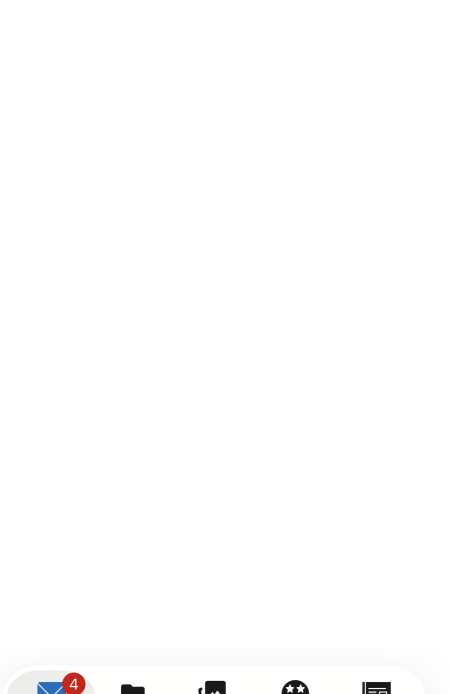
#> input picture gmx_base_crop.png, 902 x 1388 px (shown at 1/2 size)
$ python -i app.py   (imports and definitions only)
#> lines starting #> are read from the running program, lines starting #| are printed output that depends on the picture
#> further down, picture is the input picture: PIL image 902x1388 RGBA; mean R, G, B, A 253.8, 253.7, 253.7, 255
import base64, colorsys, html, io, ipaddress, json, os, re, socket, time
from concurrent.futures import ThreadPoolExecutor
from functools import lru_cache
from urllib.parse import urljoin, urlparse
from urllib.request import Request, urlopen
import requests
from bs4 import BeautifulSoup
from PIL import Image, ImageColor, ImageDraw, ImageFilter, ImageFont, ImageOps
import streamlit as st
import streamlit.components.v1 as components

# [2 lines not run here, left out]

SEAL_URL = 'https://img.ui-portal.de/trusteddialog/trustlogo/trusted-sign_GMX.svg'
GMX_LOGO_URL = 'https://logo.ui-portal.de/td/ab166bef-b456-4e67-984f-72fb64d4a2c6/bo10.svg'
UA = 'Mozilla/5.0 (compatible; trustedDialog-Preview-Builder/1.0)'
PREVIEW_SIZE = (1088, 464)
AVATAR_DEFAULT = '#B8DDFD'     # Fallback-Avatar (Initialen) laut GMX-Vorlage
AVATAR_BG_DEFAULT = '#FFFFFF'  # Hintergrund hinter Logo-Avataren der tD-Mail (transparente SVG/PNG)
# Promo-Code unter der tD-Preview-Grafik (Mockup 3). Maximale Zeichenanzahl jeweils inkl. Leerzeichen.
PROMO_LABEL_MAX = 17           # Codebeschreibung (der Doppelpunkt wird automatisch ergänzt)
PROMO_CODE_MAX = 25            # Code
PROMO_LABEL_DEFAULT, PROMO_CODE_DEFAULT = 'Codebeschreibung', 'IhrCode'
# Website-Abruf: Zeitlimits (Sekunden)
FETCH_CONNECT_TIMEOUT = 8      # Verbindungsaufbau
FETCH_READ_TIMEOUT = 15       # Warten auf Antwort je Versuch
PAGE_FETCH_BUDGET = 15         # Gesamtzeit für alle Versuche beim Abruf der Startseite (max. 15 s)
IMAGE_FETCH_BUDGET = 10        # Gesamtzeit je Bild / Logo / Manifest (werden parallel geladen)
# Website-Motive
MOTIF_LIMIT = 8                # so viele Motive stehen maximal zur Auswahl
# Optional: Bildbeschreibungen per KI (nur aktiv, wenn ANTHROPIC_API_KEY als Streamlit-Secret oder Umgebungsvariable gesetzt ist)
ANTHROPIC_URL = 'https://api.anthropic.com/v1/messages'
ANTHROPIC_MODEL_DEFAULT = 'claude-haiku-5-5'    # per Secret/Umgebungsvariable ANTHROPIC_MODEL überschreibbar


# [10 lines that did not run here, left out]


def uri(f):
    if not f:
        return ''
    mime = 'image/svg+xml' if f.name.lower().endswith('.svg') else (f.type or 'image/png')
    return f'data:{mime};base64,' + base64.b64encode(f.getvalue()).decode()


def e(x):
    return html.escape(x or '', quote=True)


def display_text(x):
    """Nur escapen; das Kürzen mit „…“ übernimmt der Browser pixelgenau (Siegel und Uhrzeit bleiben sichtbar)."""
    return e(re.sub(r'\s+', ' ', x or '').strip()[:80])


# ---------------------------------------------------------------------------
# Website-Analyse
# ---------------------------------------------------------------------------
# [19 lines left out: functions normalize_domain, public_url, not called in this run]


# Header-Sätze in dieser Reihenfolge: erst schlicht, dann „vollwertiger Browser“. Hintergrund: Bot-Schutz-Systeme (z. B. Akamai
# bei zalando.de) gleichen den behaupteten Browser (User-Agent, Sec-Fetch-*) mit dem TLS-Fingerabdruck der Verbindung ab. Ein
# Python-Client, der sich als Chrome ausgibt, fällt dabei oft eher auf als ein schlichter Client. Umgekehrt verlangen andere
# Seiten (z. B. hm.com) gerade vollständige Browser-Header. Deshalb werden alle Varianten nacheinander probiert.
BROWSER_HEADERS = [
    {'User-Agent': 'Mozilla/5.0', 'Accept-Language': 'de-DE,de;q=0.9,en;q=0.8'},
    {'User-Agent': 'Mozilla/5.0 (Windows NT 10.0; Win64; x64) AppleWebKit/537.36 (KHTML, like Gecko) Chrome/126.0.0.0 Safari/537.36',
     'Accept': 'text/html,application/xhtml+xml,application/xml;q=0.9,image/avif,image/webp,*/*;q=0.8',
     'Accept-Language': 'de-DE,de;q=0.9,en;q=0.8', 'Accept-Encoding': 'gzip, deflate',
     'Upgrade-Insecure-Requests': '1', 'Sec-Fetch-Dest': 'document', 'Sec-Fetch-Mode': 'navigate',
     'Sec-Fetch-Site': 'none', 'Sec-Fetch-User': '?1'},
    {'User-Agent': 'Mozilla/5.0 (Macintosh; Intel Mac OS X 10_15_7) AppleWebKit/605.1.15 (KHTML, like Gecko) Version/17.5 Safari/605.1.15',
     'Accept': 'text/html,application/xhtml+xml,application/xml;q=0.9,*/*;q=0.8',
     'Accept-Language': 'de-DE,de;q=0.9', 'Accept-Encoding': 'gzip, deflate'},
    {'User-Agent': 'Mozilla/5.0 (compatible; trustedDialogPreviewBuilder/1.0)', 'Accept': 'text/html,*/*;q=0.8',
     'Accept-Language': 'de-DE,de;q=0.9,en;q=0.8'},
]
BOT_BLOCK_STATUS = {401, 403, 406, 418, 429, 451, 503, 999}      # typische Antworten eines Bot-Schutzes


# [102 lines left out: functions alternate_urls, friendly_fetch_error, safe_fetch, meta, unique, not called in this run]


def short(value, limit=37):
    value = re.sub(r'\s+', ' ', value or '').strip()
    return value if len(value) <= limit else value[:limit - 3].rstrip() + '...'


# ---------------------------------------------------------------------------
# Markenname des Absenders
# ---------------------------------------------------------------------------
LEGAL_SUFFIX_RE = re.compile(
    r'(?:,?\s+)(?:GmbH\s*&\s*Co\.?\s*(?:KGaA|KG|OHG)|GmbH|gGmbH|AG|SE|KGaA|KG|OHG|UG(?:\s*\(haftungsbeschränkt\))?|'
    r'e\.\s?K\.?|e\.\s?V\.?|Inc\.?|Ltd\.?|LLC|S\.A\.?|B\.V\.?|N\.V\.?|S\.r\.l\.?|Corp\.?|Co\.)\s*$', re.I)
SHOP_SUFFIX_RE = re.compile(
    r'(?:\s*[-–|:]\s*|\s+)(?:offizielle[rs]?\s+)?(?:online[- ]?shop|onlineshop|shop online|webshop|online[- ]?store|'
    r'official (?:online )?(?:store|site|website)|offizielle (?:website|seite|homepage))\s*$', re.I)
GENERIC_NAMES = {'home', 'startseite', 'homepage', 'start', 'shop', 'onlineshop', 'online shop', 'willkommen', 'welcome',
                 'index', 'website', 'offizielle website', 'official website', 'mode', 'news', 'login', 'anmelden'}
TITLE_SPLIT_RE = re.compile(r'\s+[|–—·•»:]\s+|\s+-\s+|\s*\|\s*')
SECOND_LEVEL = {'co', 'com', 'org', 'net', 'ac', 'gv', 'or', 'ne', 'gov', 'edu'}


# [115 lines left out: functions brand_key, domain_label, clean_brand, json_ld_names, detect_brand, not called in this run]


# ---------------------------------------------------------------------------
# Farben: Kontrast und Marken-/CI-Farberkennung
# ---------------------------------------------------------------------------
HEX_RE = re.compile(r'#([0-9a-fA-F]{6}|[0-9a-fA-F]{3})(?![0-9a-zA-Z])')
RGB_RE = re.compile(r'rgba?\(\s*(\d{1,3})\s*[, ]\s*(\d{1,3})\s*[, ]\s*(\d{1,3})')
CSS_VAR_RE = re.compile(
    r'--[\w-]*(?:primary|brand|accent|cta|highlight|key|main)[\w-]*\s*:\s*(#[0-9a-fA-F]{3,6}\b|rgba?\([^)]+\))', re.I)


def rgb_to_hex(rgb):
    return '#%02x%02x%02x' % tuple(int(max(0, min(255, v))) for v in rgb[:3])


# [29 lines left out: functions parse_color, safe_brand_rgb, rel_lum, not called in this run]


def contrast(a, b):
    la, lb = rel_lum(a), rel_lum(b)
    return (max(la, lb) + .05) / (min(la, lb) + .05)


def hsv(rgb):
    return colorsys.rgb_to_hsv(*[v / 255 for v in rgb[:3]])


# [71 lines left out: functions usable_brand_color, page_color_scores, dominant_logo_color, rank_brand_colors, not called in this run]


PROMO_KEYWORDS = [  # (Suchwort, Bezeichnung in der Box)
    (r'gutschein-?code', 'Ihr Gutscheincode'), (r'rabatt-?code', 'Ihr Rabattcode'), (r'promo-?code', 'Ihr Promo-Code'),
    (r'aktions-?code', 'Ihr Aktionscode'), (r'vorteils-?code', 'Ihr Vorteilscode'), (r'coupon-?code|coupon', 'Ihr Coupon-Code'),
    (r'voucher-?code|discount code|promo code', 'Ihr Code'), (r'code', 'Ihr Code')]
PROMO_STOPWORDS = {'JETZT', 'HIER', 'NEU', 'GRATIS', 'CODE', 'ONLINE', 'SHOP', 'EUR', 'EINLÖSEN', 'EINLOESEN', 'GILT',
                   'NUR', 'BEI', 'MIT', 'UND', 'FÜR', 'DEN', 'DER', 'DIE', 'DAS', 'AGB', 'FAQ', 'PDF', 'HTML', 'UTF'}


# [23 lines left out: function find_promo_codes, not called in this run]


OFFER_PATTERNS = [r'\b\d{1,2}\s?%\s*(?:Rabatt|sparen|off)?\b',
                  r'\b\d+(?:[,.]\d{1,2})?\s?€\s*(?:Rabatt|Gutschein|sparen)?\b',
                  r'\b(?:Willkommensrabatt|Gratis Versand|kostenloser Versand|Sale|Gutschein|Rabatt)\b[^.!?]{0,65}']
GENERIC_ALT_RE = re.compile(r'^(?:image|img|bild|foto|photo|banner|teaser|hero|stage|slide|picture|grafik|platzhalter|'
                            r'placeholder|logo|kachel|\d+)$', re.I)


# [5 lines left out: function find_offers, not called in this run]


def clean_text(value, limit=90):
    return re.sub(r'\s+', ' ', html.unescape(value or '')).strip(' -–—|·•:')[:limit].rstrip()


# [143 lines left out: functions informative, img_source, image_context, analyze_site, not called in this run]


# ---------------------------------------------------------------------------
# Avatar-Kandidaten (Icons und Logos der Website)
# ---------------------------------------------------------------------------
def icon_size_hint(value):
    sizes = [int(a) * int(b) for a, b in re.findall(r'(\d+)\s*x\s*(\d+)', value or '', re.I)]
    return int(max(sizes) ** .5) if sizes else 0


SVG_CASE = ['viewBox', 'preserveAspectRatio', 'gradientUnits', 'gradientTransform', 'patternUnits', 'patternTransform',
            'clipPathUnits', 'maskUnits', 'maskContentUnits', 'stdDeviation', 'textLength', 'lengthAdjust', 'baseProfile',
            'clipPath', 'linearGradient', 'radialGradient', 'feGaussianBlur', 'feOffset', 'feFlood', 'feComposite',
            'feMerge', 'feMergeNode', 'feColorMatrix', 'feBlend', 'textPath', 'foreignObject', 'xlink:href']


# [83 lines left out: functions fix_svg_case, collect_avatar_sources, flatten_to_rgb, image_from_bytes, not called in this run]


def image_from_url(value):
    raw, _, _ = safe_fetch(value, 9000000)
    return flatten_to_rgb(image_from_bytes(raw))


# [7 lines left out: function to_bytes, not called in this run]


def png_data(image):
    return to_bytes(image, 'PNG')


# [49 lines left out: functions is_svg_bytes, sized_svg, avatar_data_uri, not called in this run]


AVATAR_DARK_BG = '#1F1F1F'      # Hintergrund für helle/weiße Logos, die auf Weiß nicht lesbar wären
AVATAR_IDEAL_PX = 132          # Avatar: 33 px Anzeige x 4 (PNG-Export 3-fach + Reserve) -> kleinste Größe ab hier ist ideal
NAMED_COLORS = {'white': (255, 255, 255), 'black': (0, 0, 0), 'red': (255, 0, 0), 'blue': (0, 0, 255),
                'green': (0, 128, 0), 'yellow': (255, 255, 0), 'orange': (255, 165, 0), 'gray': (128, 128, 128),
                'grey': (128, 128, 128), 'silver': (192, 192, 192), 'navy': (0, 0, 128)}


# [7 lines left out: function initials_text_color, not called in this run]


LOGO_MIN_CONTRAST = 2.5        # Mindestkontrast Logo/Hintergrund (klassisches Orange auf Weiß bleibt auf Weiß)


# [115 lines left out: functions readable_on, logo_backdrop, svg_backdrop, avatar_info, same_avatar, ideal_rank and 2 more, not called in this run]


def usable_motif(image):
    width, height = image.size
    return width >= 500 and height >= 220 and .7 <= width / height <= 4


def prepare_logo(image):
    """Logo zuschneiden; weißen Hintergrund (JPG/PNG ohne Alpha) freistellen."""
    logo = image.convert('RGBA')
    w, h = logo.size
    px = logo.load()
    corners = [px[0, 0], px[w - 1, 0], px[0, h - 1], px[w - 1, h - 1]]
#> corners = [(255, 255, 255, 255), (255, 255, 255, 255), (247, 247, 247, 255), (253, 253, 253, 255)]
    if all(c[3] > 240 and min(c[:3]) > 240 for c in corners):
        logo.putdata([(r, g, b, 0) if min(r, g, b) > 238 else (r, g, b, a) for r, g, b, a in logo.getdata()])
    bbox = logo.getchannel('A').point(lambda v: 255 if v > 20 else 0).getbbox()
#> bbox = (14, 1341, 782, 1388)
    if bbox:
        logo = logo.crop(bbox)
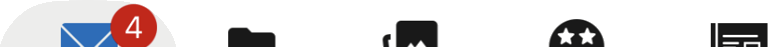
#> logo: PIL image 768x47 RGBA; mean R, G, B, A 218.6, 214.1, 215.1, 78.8; transparent parts drawn white
#> (the rest of the program and of its run is left out)
